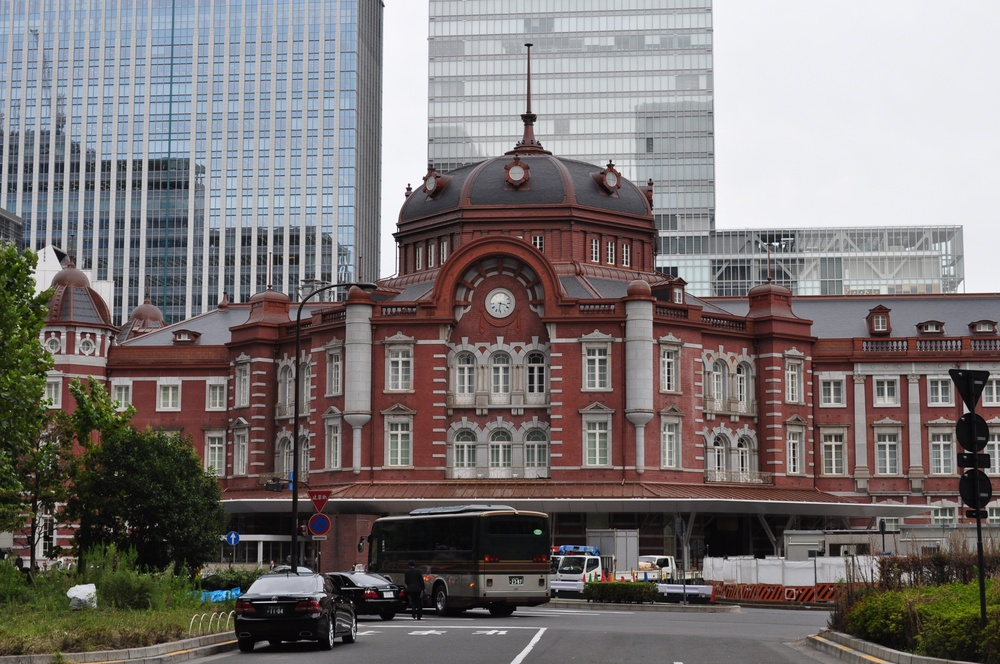
#> input picture tokyo.jpg, 1000 x 664 px, shrunk from 3216 x 2136 before the run, found by its file name
$ python reverse.py
#> lines starting #> are read from the running program, lines starting #| are printed output that depends on the picture
#-*- coding:utf-8 -*-
import cv2
import numpy as np

def main():
    # 入力画像の読み込み
    img = cv2.imread("tokyo.jpg",cv2.IMREAD_COLOR)
#> img is the input picture: shape (664, 1000, 3); mean B, G, R 116.5, 117, 122.9

    # 方法2(OpenCVで実装)
    hflip_img = cv2.flip(img, 1)
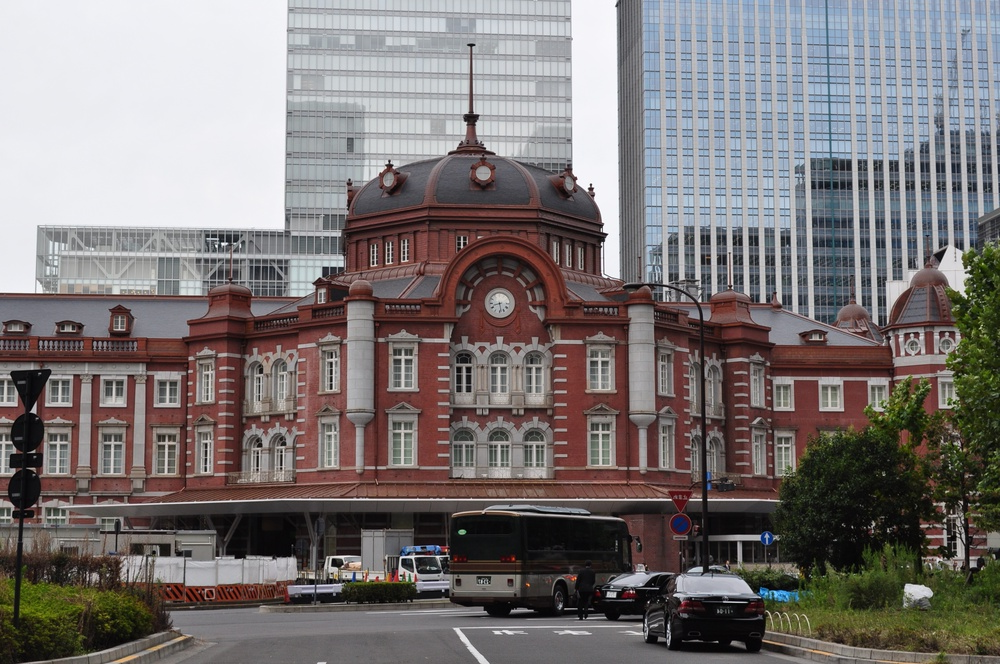
#> hflip_img: shape (664, 1000, 3); mean B, G, R 116.5, 117, 122.9
    vflip_img = cv2.flip(img, 0)
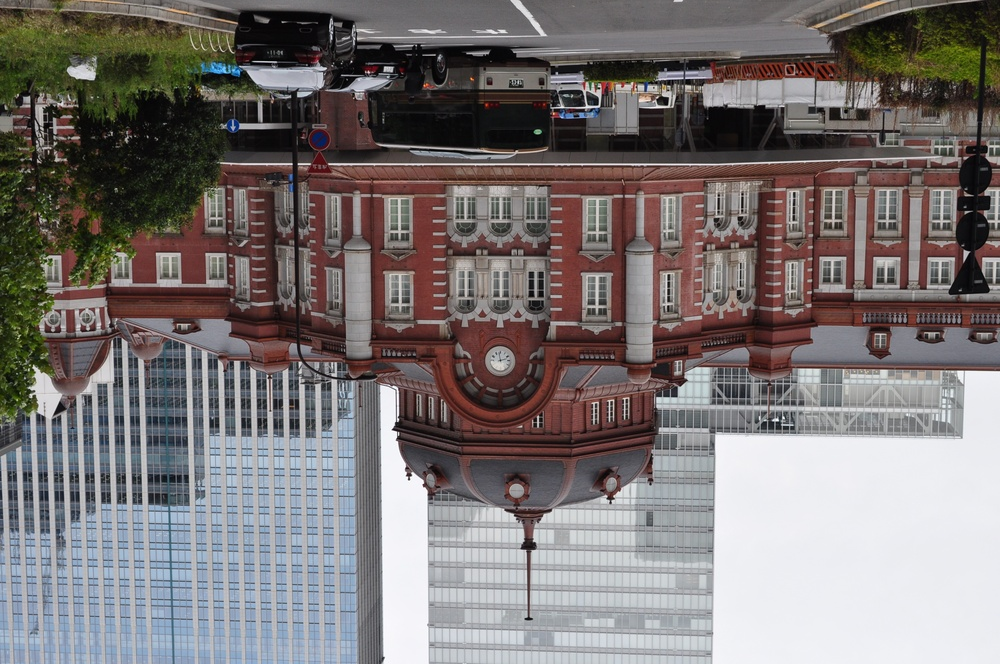
#> vflip_img: shape (664, 1000, 3); mean B, G, R 116.5, 117, 122.9
    # 結果を出力
    cv2.imwrite("tokyo1.jpg", hflip_img)
    cv2.imwrite("tokyo2.jpg", vflip_img)

if __name__ == "__main__":
    main()
